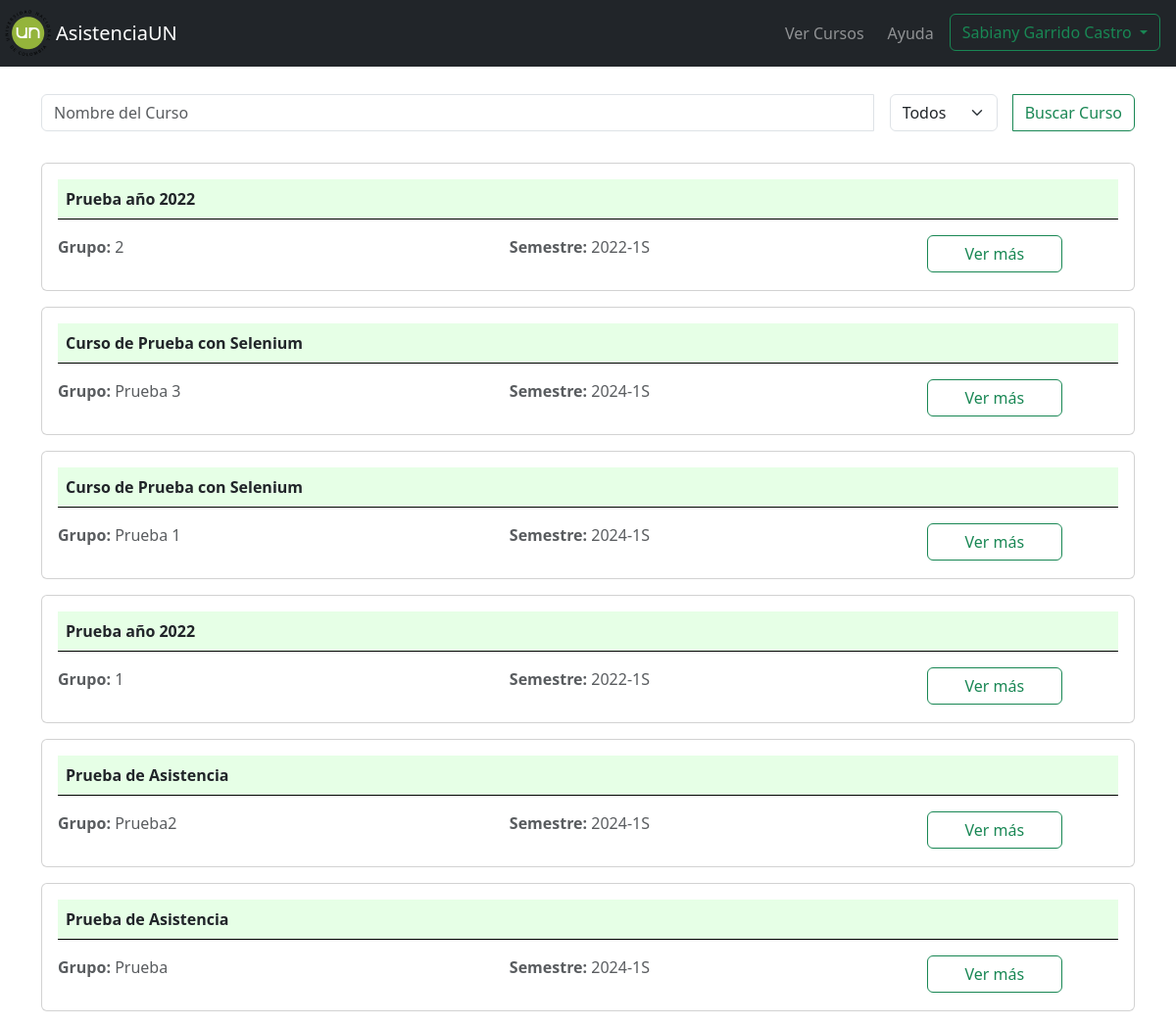
/listar_grupos_estudiantes/ (signed in, upper part), run on an earlier commit of the app's database.
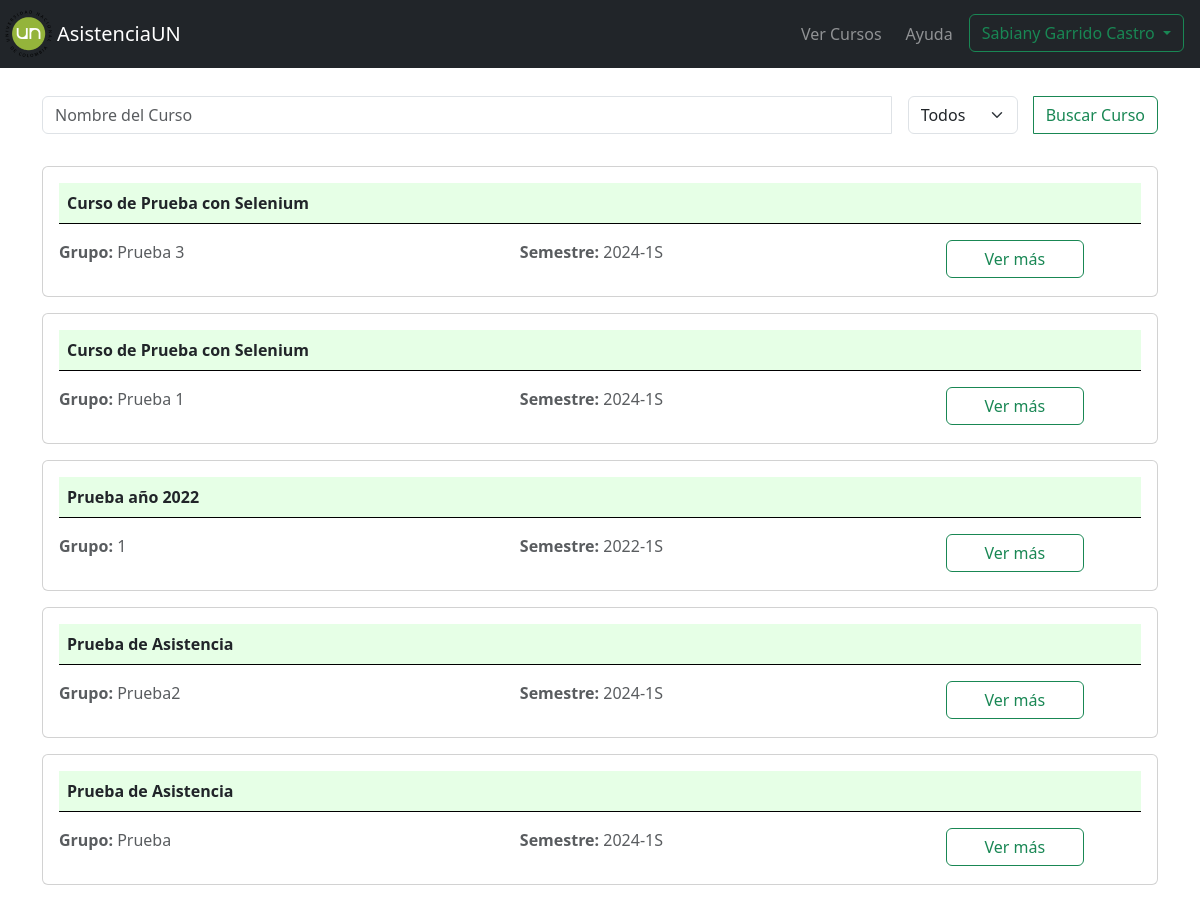
And on a later commit of the database.
### myapp/models.py (models this page shows)
class Estudiantes(models.Model):
    user = models.OneToOneField(User, on_delete=models.CASCADE,null=True)
    documento_estudiante = models.CharField(max_length=20, null=False)
    nombres_estudiante = models.CharField(max_length=100, null=False)
    apellidos_estudiante = models.CharField(max_length=100, null=False)
    plan_estudio = models.ForeignKey(PlanesEstudio, on_delete=models.CASCADE, null=True)

class Grupos(models.Model):
    id_grupo = models.AutoField(primary_key=True)
    nombre_grupo = models.CharField(max_length=50, null=False)
    curso_grupo = models.ForeignKey(Cursos, on_delete=models.CASCADE)
    estudiantes_grupo = models.ManyToManyField(Estudiantes, through='Inscripcion')

class Cursos(models.Model):
    id_curso = models.AutoField(primary_key=True)
    nombre_curso = models.CharField(max_length=100, null=False)
    anio_curso = models.IntegerField(null=False)
    semestre_curso = models.CharField(max_length=2, null=False, choices=[('1S', '1S'), ('2S', '2S')])
    fecha_creacion_curso = models.DateTimeField(auto_now_add=True)
    profesor_curso = models.ForeignKey(Profesores, on_delete=models.CASCADE)

### myapp/views.py (the view, shortened to what this page needs)
# urls.py: path('listar_grupos_estudiantes/', views.listar_grupos_estudiantes, name='listar_grupos_estudiantes'),
@login_required
def listar_grupos_estudiantes(request):
    if  'estudiante_id' in request.session:
        estudiante = Estudiantes.objects.get(id=request.session['estudiante_id'])
        grupos = Grupos.objects.filter(estudiantes_grupo=estudiante).order_by('-id_grupo')
        semestres = Grupos.objects.filter(estudiantes_grupo=estudiante).values('curso_grupo__anio_curso', 'curso_grupo__semestre_curso').distinct().order_by('-curso_grupo__anio_curso', '-curso_grupo__semestre_curso')
        for i in grupos:
            if f'info_{i.id_grupo}' in request.POST:
                try:
                    return redirect('registrar_asistencia',  grupo=i.id_grupo)
                except Exception as e:
                    print(e)
                    return render(request, 'estudiantes/cursos_estudiante.html', {'grupos': grupos, 'estudiante': estudiante, 'semestres': semestres})
        return render(request, 'estudiantes/cursos_estudiante.html', {'grupos': grupos, 'estudiante': estudiante, 'semestres': semestres})
    else:
        return redirect('index')

### myapp/templates/estudiantes/cursos_estudiante.html (shortened to what this page needs)
{% extends "estudiantes/format.html" %}
{% block content %}
<div class="container mt-5 pt-5">
    <form method="POST">
        <div class="input-group mb-3">
            <input type="text" class="form-control" placeholder="Nombre del Curso" aria-label="Search"
                aria-describedby="search-button" name="nombre_curso">
            <div class="btn-group mr-2 ml-2" role="group">
                <select class="form-select mr-2 ml-2" aria-label="Default select example" name="semestre">
                    <option selected disabled value="">Todos</option>
                </select>
            </div>
            <div class="input-group-append">
                <button class="btn btn-outline-success" type="submit" name="buscar_curso" id="search-button">Buscar
                    Curso</button>
            </div>
        </div>
    </form>
    <div class="row">
        {% if grupos %}
        {% for grupo in grupos %}
        <div class="col-12">
            <form method="POST">
                <div class="card mt-3">
                    <div class="card-body">
                        <div class="row">
                            <div class="col-12">
                                <p style="border-bottom: 1px solid black;" class="header-cursos-estudiante p-2"><strong>
                                        {{grupo.curso_grupo.nombre_curso}}</strong></p>
                            </div>
                            <div class="col-5">
                                <p class="text-muted"><strong>Grupo:</strong> {{grupo.nombre_grupo}} </p>
                            </div>
                            <div class="col-4">
                                <p class="text-muted"><strong>Semestre:</strong>
                                    {{grupo.curso_grupo.anio_curso}}-{{grupo.curso_grupo.semestre_curso}}</p>
                            </div>
                            <div class="col-md-3">
                                <div class="d-grid gap-2 col-8 mx-auto">
                                    <button type="submit" class="btn btn-outline-success"
                                        name="info_{{ grupo.id_grupo }}">Ver más</button>
                                </div>
                            </div>
                        </div>
                    </div>
                </div>
            </form>
        </div>
        {% endfor %}
        {% endif %}
    </div>
</div>
{% endblock %}

### myapp/templates/estudiantes/format.html (shortened to what this page needs)
{% load static %}
<!DOCTYPE html>
<html lang="en">
<head>
    <link rel="stylesheet" href="https://stackpath.bootstrapcdn.com/bootstrap/4.5.2/css/bootstrap.min.css">
    <link href="https://cdn.jsdelivr.net/npm/bootstrap@5.3.3/dist/css/bootstrap.min.css" rel="stylesheet">
    <link href="https://getbootstrap.com/docs/5.3/assets/css/docs.css" rel="stylesheet">
    <link rel="stylesheet" href="{% static 'css/formato.css'%}">
    <link href="https://cdn.jsdelivr.net/npm/bootstrap-icons@1.7.1/font/bootstrap-icons.css" rel="stylesheet">
</head>
<body>
    <nav class="navbar navbar-expand-lg navbar-dark bg-dark fixed-top">
        <img src="{% static 'img/logounal.png'%}" alt="Logo UNAL">
        <a class="navbar-brand" href="{% url 'listar_grupos_estudiantes' %}">AsistenciaUN</a>
        <div class="collapse navbar-collapse" id="navbarNav">
            <ul class="navbar-nav ml-auto">
                <li class="nav-item ml-2">
                    <a class="nav-link" href="{% url 'listar_grupos_estudiantes' %}">Ver Cursos</a>
                </li>
                <li class="nav-item ml-2">
                    <a class="nav-link" href="#">Ayuda</a>
                </li>
                <li class="nav-item pl-2 pr-3">
                    <div class="btn-group" style="display: block;"   role="group">
                        {% if estudiante %}
                        <button type="button" class="btn btn-outline-success dropdown-toggle" data-bs-toggle="dropdown"
                            data-bs-display="static" aria-expanded="false">
                            {{estudiante.nombres_estudiante}} {{estudiante.apellidos_estudiante}}
                        </button>
                        {% endif %}
                    </div>
                </li>
            </ul>
        </div>
    </nav>
    {% block content %}
    {% endblock %}
</body>
</html>

### myapp/static/css/formato.css (style rules this page uses)
.header-cursos-estudiante { background-color: rgb(230, 255, 230); }

What changed in the data, as far as the page shows it:
removed Grupos: curso_grupo.nombre_curso "Prueba año 2022", nombre_grupo "2", curso_grupo.anio_curso "2022", curso_grupo.semestre_curso "1S"
